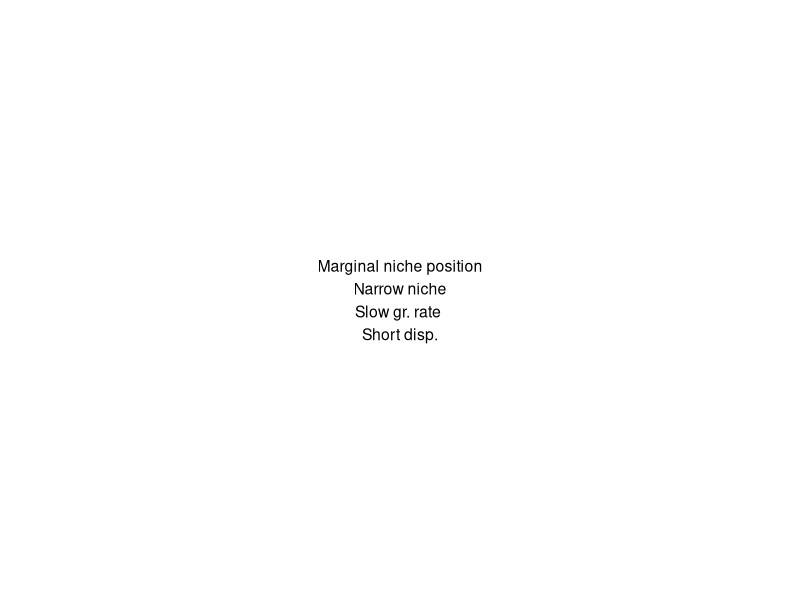
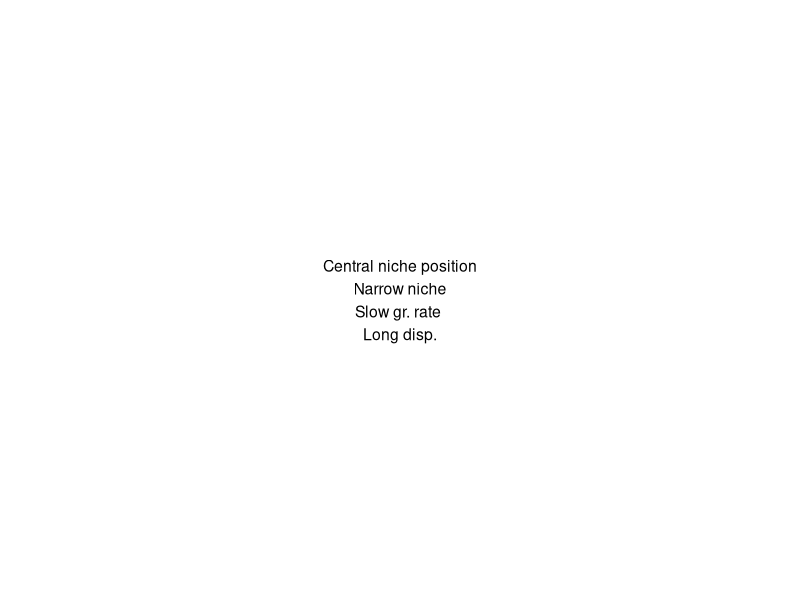
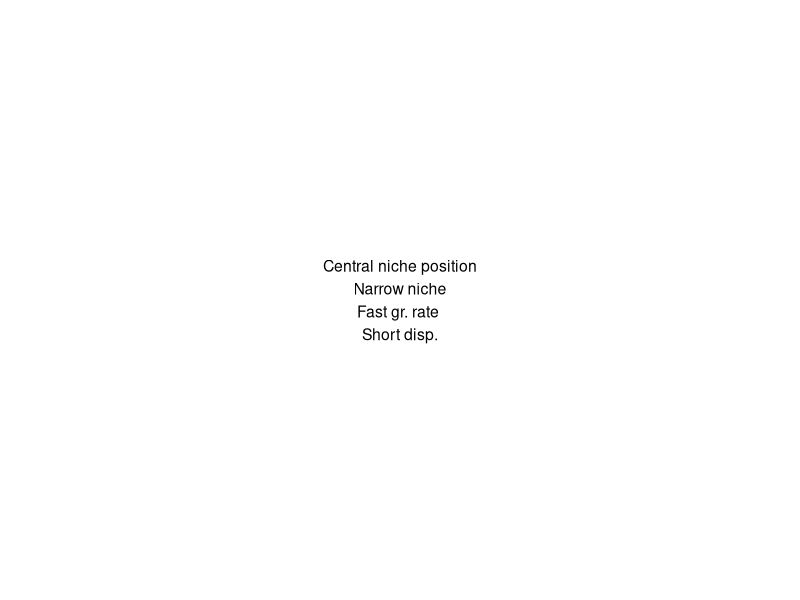
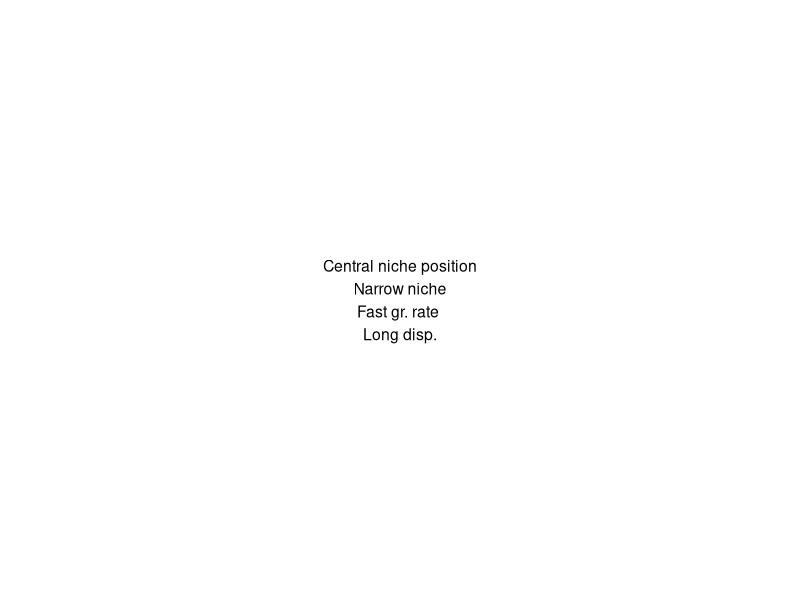
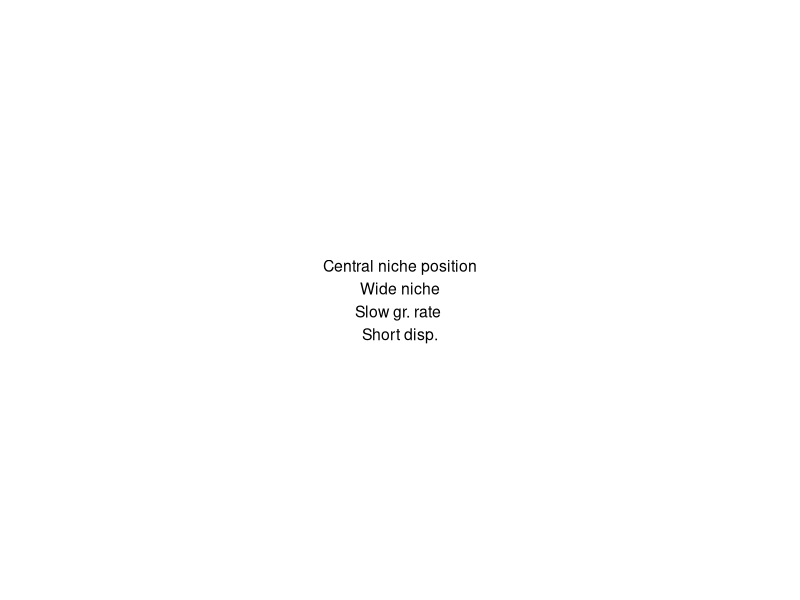
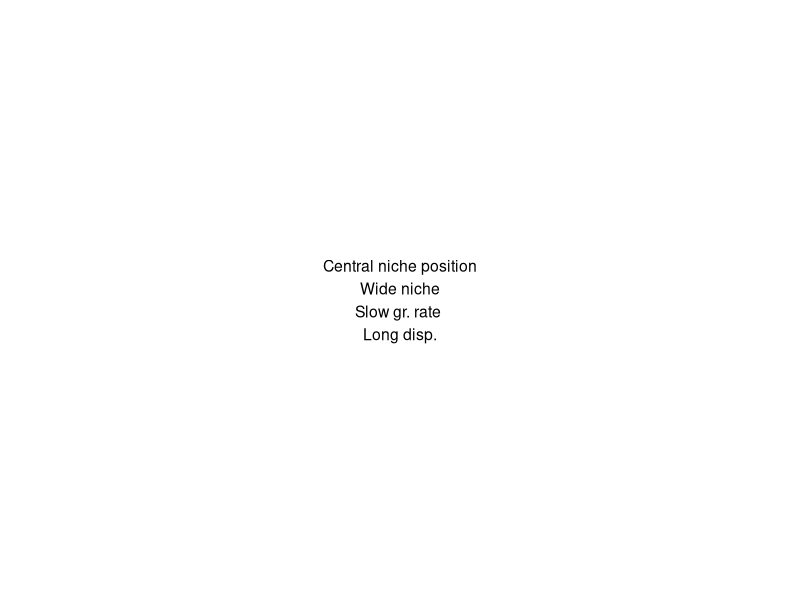
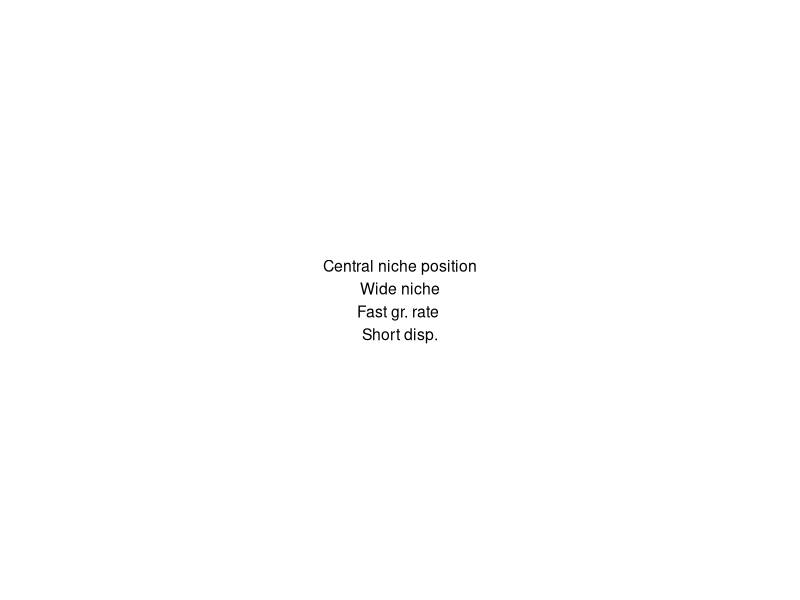
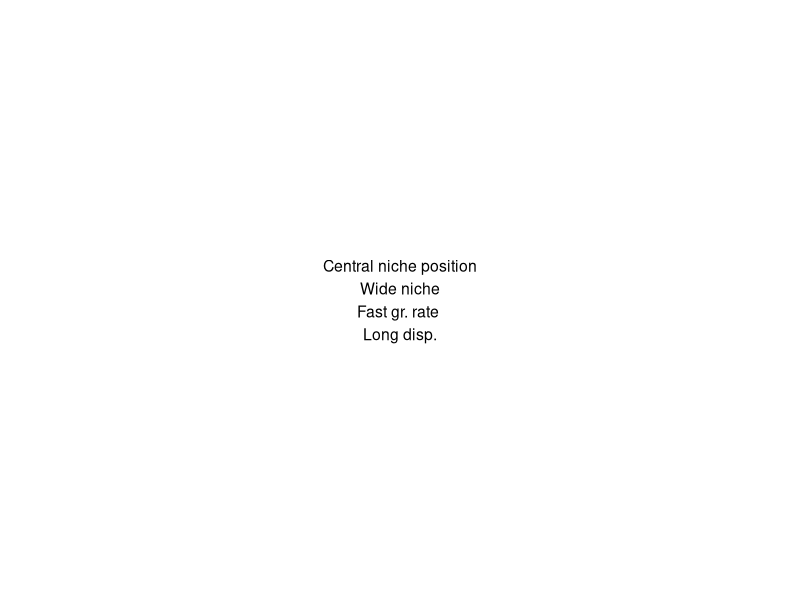

The R source for these figures, in order:
# Red List criteria underestimate climate-related extinction risk of range-shifting species


#-------------------------------------------------------------------------------

# -------------------------------------------------------------------- #
#                         00. Text labels for plots                    #
# -------------------------------------------------------------------- #


#-------------------------------------------------------------------------------
# all text labels required for the figures in the main text and appendix

# Load packages
library(ggplot2)

# empty plot for the upper left corner of the plots
t0 <- ggplot() +
  annotate("text",
           x = 1,
           y = 1,
           size = 4,
           label = "") +
  theme_void()

# text plots for niche widths
t_nn <- ggplot() +
  annotate("text",
           x = 1,
           y = 1,
           size = 8,
           label = "Narrow \nniche") +
  theme_void()

t_wn <- ggplot() +
  annotate("text",
           x = 1,
           y = 1,
           size = 8,
           label = "Wide \nniche") +
  theme_void()

#text plots for niche optima
t_c_small <- ggplot() +
  annotate("text",
           x = 1,
           y = 1,
           size = 6.5,
           label = "Marginal niche position") +
  theme_void()

t_w_small <- ggplot() +
  annotate("text",
           x = 1,
           y = 1,
           size = 6.5,
           label = "Central niche position") +
  theme_void()

t_c_medium <- ggplot() +
  annotate("text",
           x = 1,
           y = 1,
           size = 8,
           label = "Marginal niche position") +
  theme_void()

t_w_medium <- ggplot() +
  annotate("text",
           x = 1,
           y = 1,
           size = 8,
           label = "Central niche position") +
  theme_void()

t_c_large <- ggplot() +
  annotate("text",
           x = 1,
           y = 1,
           size = 10,
           label = "Marginal niche position") +
  theme_void()

t_w_large <- ggplot() +
  annotate("text",
           x = 1,
           y = 1,
           size = 10,
           label = "Central niche position") +
  theme_void()

# text plots for years
t_year0 <- ggplot() +
  annotate("text",
           x = 1,
           y = 1,
           size = 7,
           label = "Year 0") +
  theme_void()

t_year10 <- ggplot() +
  annotate("text",
           x = 1,
           y = 1,
           size = 7,
           label = "Year 10") +
  theme_void()

t_year20 <- ggplot() +
  annotate("text",
           x = 1,
           y = 1,
           size = 7,
           label = "Year 20") +
  theme_void()

t_year30 <- ggplot() +
  annotate("text",
           x = 1,
           y = 1,
           size = 7,
           label = "Year 30") +
  theme_void()

#label for scenarios
l1 <- ggplot() +
  annotate("text",
           x = 1,
           y = 1,
           size = 4,
           label = "Marginal niche position\nNarrow niche\nSlow gr. rate \nShort disp.") +
  theme_void()

l2 <- ggplot() +
  annotate("text",
           x = 1,
           y = 1,
           size = 4,
           label = "Marginal niche position\nNarrow niche\nSlow gr. rate \nLong disp.") +
  theme_void()

l3 <- ggplot() +
  annotate("text",
           x = 1,
           y = 1,
           size = 4,
           label = "Marginal niche position\nNarrow niche\nFast gr. rate \nShort disp.") +
  theme_void()

l4 <- ggplot() +
  annotate("text",
           x = 1,
           y = 1,
           size = 4,
           label = "Marginal niche position\nNarrow niche\nFast gr. rate \nLong disp.") +
  theme_void()

l5 <- ggplot() +
  annotate("text",
           x = 1,
           y = 1,
           size = 4,
           label = "Marginal niche position\nWide niche\nSlow gr. rate \nShort disp.") +
  theme_void()

l6 <- ggplot() +
  annotate("text",
           x = 1,
           y = 1,
           size = 4,
           label = "Marginal niche position\nWide niche\nSlow gr. rate \nLong disp.") +
  theme_void()

l7 <- ggplot() +
  annotate("text",
           x = 1,
           y = 1,
           size = 4,
           label = "Marginal niche position\nWide niche\nFast gr. rate \nShort disp.") +
  theme_void()

l8 <- ggplot() +
  annotate("text",
           x = 1,
           y = 1,
           size = 4,
           label = "Marginal niche position\nWide niche\nFast gr. rate \nLong disp.") +
  theme_void()

l9 <- ggplot() +
  annotate("text",
           x = 1,
           y = 1,
           size = 4,
           label = "Central niche position\nNarrow niche\nSlow gr. rate \nShort disp.") +
  theme_void()

l10 <- ggplot() +
  annotate("text",
           x = 1,
           y = 1,
           size = 4,
           label = "Central niche position\nNarrow niche\nSlow gr. rate \nLong disp.") +
  theme_void()

l11 <- ggplot() +
  annotate("text",
           x = 1,
           y = 1,
           size = 4,
           label = "Central niche position\nNarrow niche\nFast gr. rate \nShort disp.") +
  theme_void()

l12 <- ggplot() +
  annotate("text",
           x = 1,
           y = 1,
           size = 4,
           label = "Central niche position\nNarrow niche\nFast gr. rate \nLong disp.") +
  theme_void()

l13 <- ggplot() +
  annotate("text",
           x = 1,
           y = 1,
           size = 4,
           label = "Central niche position\nWide niche\nSlow gr. rate \nShort disp.") +
  theme_void()

l14 <- ggplot() +
  annotate("text",
           x = 1,
           y = 1,
           size = 4,
           label = "Central niche position\nWide niche\nSlow gr. rate \nLong disp.") +
  theme_void()

l15 <- ggplot() +
  annotate("text",
           x = 1,
           y = 1,
           size = 4,
           label = "Central niche position\nWide niche\nFast gr. rate \nShort disp.") +
  theme_void()

l16 <- ggplot() +
  annotate("text",
           x = 1,
           y = 1,
           size = 4,
           label = "Central niche position\nWide niche\nFast gr. rate \nLong disp.") +
  theme_void()

# dispersal growth rate combinations

t_ss <- ggplot() +
  annotate("text",
           x = 1,
           y = 1,
           size = 6,
           label = "Slow growth \n rate \n Short dispersal") +
  theme_void()

t_sl <- ggplot() +
  annotate("text",
           x = 1,
           y = 1,
           size = 6,
           label = "Slow growth \n rate \n Long dispersal") +
  theme_void()

t_fs <- ggplot() +
  annotate("text",
           x = 1,
           y = 1,
           size = 6,
           label = "Fast growth \n rate \n Short dispersal") +
  theme_void()

t_fl <- ggplot() +
  annotate("text",
           x = 1,
           y = 1,
           size = 6,
           label = "Fast growth \n rate \n Long dispersal") +
  theme_void()

# niche combinations

t_cn <- ggplot() +
  annotate("text",
           x = 1,
           y = 1,
           size = 6,
           label = "Marginal niche position & Narrow niche") +
  theme_void()

t_cw <- ggplot() +
  annotate("text",
           x = 1,
           y = 1,
           size = 6,
           label = "Marginal niche position & Wide niche") +
  theme_void()

t_wna <- ggplot() +
  annotate("text",
           x = 1,
           y = 1,
           size = 6,
           label = "Central niche position & Narrow niche") +
  theme_void()

t_ww <- ggplot() +
  annotate("text",
           x = 1,
           y = 1,
           size = 6,
           label = "Central niche position & Wide niche") +
  theme_void()

# threatened values
t_VU <- ggplot() +
  annotate("text",
           x = 1,
           y = 1,
           size = 8,
           label = "Vulnerable") +
  theme_void()

t_EN <- ggplot() +
  annotate("text",
           x = 1,
           y = 1,
           size = 8,
           label = "Endangered") +
  theme_void()

t_CR <- ggplot() +
  annotate("text",
           x = 1,
           y = 1,
           size = 8,
           label = "Critically endangered") +
  theme_void()

# text plots for landscapes
t_l1 <- ggplot() +
  annotate("text",
           x = 1,
           y = 1,
           size = 7,
           label = "Landscape 1") +
  theme_void()

t_l2 <- ggplot() +
  annotate("text",
           x = 1,
           y = 1,
           size = 7,
           label = "Landscape 2") +
  theme_void()

t_l3 <- ggplot() +
  annotate("text",
           x = 1,
           y = 1,
           size = 7,
           label = "Landscape 3") +
  theme_void()
